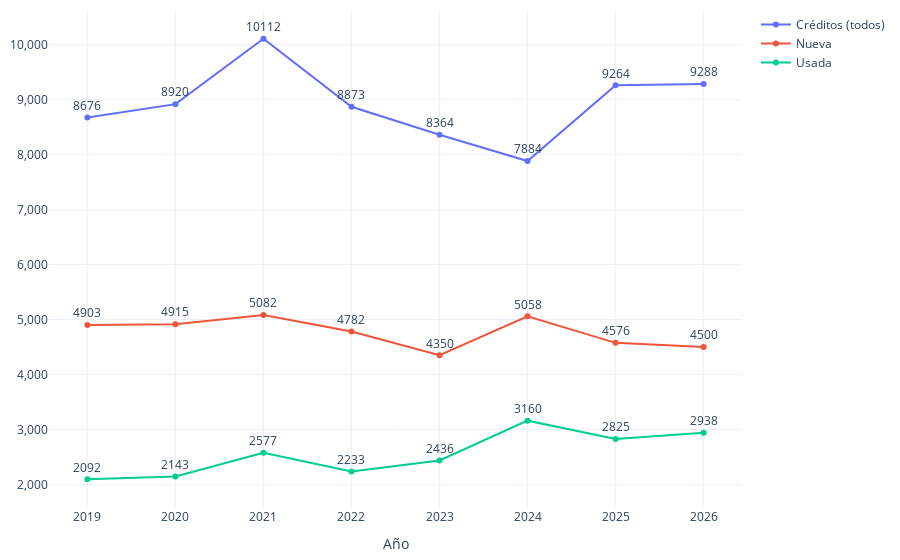

Notebook code for this chart:
### Code cell
import os
import plotly.graph_objects as go
import plotly.io as pio

# Crear una figura
fig = go.Figure()

# Graficar cada modalidad
for modalidad in conteo_pachuca['modalidad'].unique():
    df_modalidad = conteo_pachuca[conteo_pachuca['modalidad'] == modalidad]
    fig.add_trace(go.Scatter(
        x=df_modalidad['año'], 
        y=df_modalidad['num_registros'], 
        mode='lines+markers+text',  # Mostrar líneas, puntos y texto
        name=modalidad, 
        text=df_modalidad['num_registros'],  # Añadir el texto de los valores
        textposition="top center"  # Posicionar el texto encima de los puntos
    ))

# Configurar el diseño
fig.update_layout(
    xaxis_title="Año",
    #yaxis_title="Número de Registros",
    template="plotly_white",
    margin=dict(l=10, r=10, t=10, b=10)
)
# Configurar el eje Y para mostrar los valores completos en miles (sin 'K')
fig.update_yaxes(tickformat=",")  # ',' para formato de miles sin abreviación


# Función para exportar gráfica como archivo HTML
def guardar_grafico_como_html(fig, nombre_archivo, carpeta='assets/graficas'):
    # Crear la carpeta si no existe
    if not os.path.exists(carpeta):
        os.makedirs(carpeta)
    # Guardar la gráfica como archivo HTML en la carpeta especificada
    pio.write_html(fig, os.path.join(carpeta, f'{nombre_archivo}.html'))

# Exportar
guardar_grafico_como_html(fig, 'g_scatt_forecast_credit_cantidad', carpeta='assets/graficas')
fig.show()

### Figure 1 — Plotly figure (JSON) as saved in the notebook; plotly's stock layout.template omitted (floating-point values rounded to 4 significant figures)
{"data": [{"mode": "lines+markers+text", "name": "Créditos (todos)", "text": [8676, 8920, 10112, 8873, 8364, 7884, 9264, 9288], "textposition": "top center", "type": "scatter", "x": [2019, 2020, 2021, 2022, 2023, 2024, 2025, 2026], "y": [8676, 8920, 10112, 8873, 8364, 7884, 9264, 9288]}, {"mode": "lines+markers+text", "name": "Nueva", "text": [4903, 4915, 5082, 4782, 4350, 5058, 4576, 4500], "textposition": "top center", "type": "scatter", "x": [2019, 2020, 2021, 2022, 2023, 2024, 2025, 2026], "y": [4903, 4915, 5082, 4782, 4350, 5058, 4576, 4500]}, {"mode": "lines+markers+text", "name": "Usada", "text": [2092, 2143, 2577, 2233, 2436, 3160, 2825, 2938], "textposition": "top center", "type": "scatter", "x": [2019, 2020, 2021, 2022, 2023, 2024, 2025, 2026], "y": [2092, 2143, 2577, 2233, 2436, 3160, 2825, 2938]}], "layout": {"margin": {"b": 10, "l": 10, "r": 10, "t": 10}, "xaxis": {"title": {"text": "Año"}}, "yaxis": {"tickformat": ","}}}
